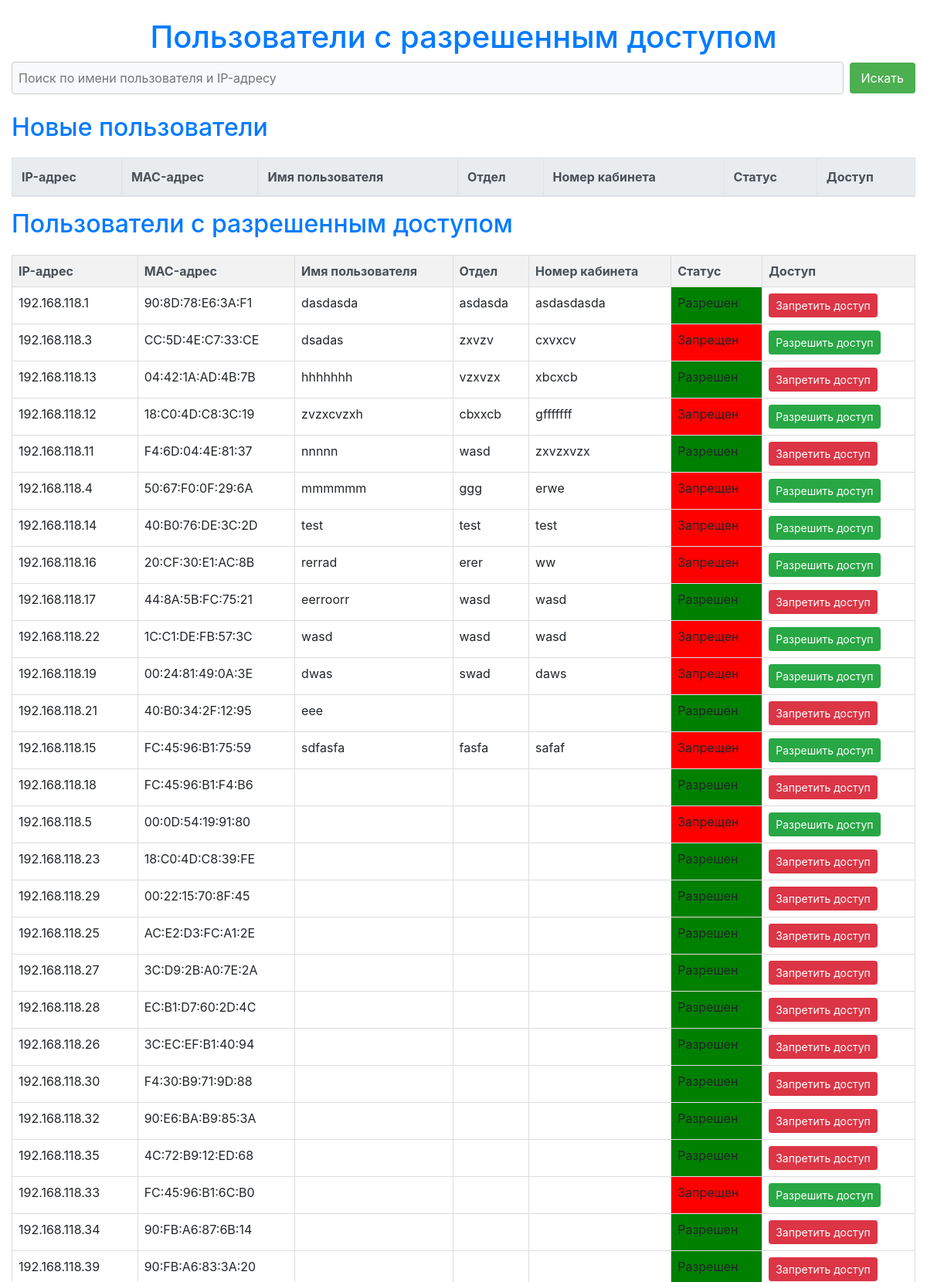
The app's page /users (signed in, upper part) with its own data.
### tables this page shows
CREATE TABLE users (
        id INTEGER PRIMARY KEY AUTOINCREMENT,
        ip_address TEXT,
        mac_address TEXT,
        username TEXT,
        department TEXT,
        number_cabinet TEXT,
        access_allowed BOOLEAN DEFAULT FALSE
    );

### app.py (the view)
@app.route('/users')
@login_required
def users():
    conn = sqlite3.connect('access_control.db')
    cursor = conn.cursor()
    cursor.execute('SELECT ip_address, mac_address, username, department, number_cabinet, access_allowed FROM users')
    users = cursor.fetchall()
    conn.close()
    return render_template('users.html', users=users)

### app.py (called while the page is built)
@login_manager.user_loader
def load_user(user_id):
    return User(user_id)

### templates/users.html (shortened to what this page needs)
<!DOCTYPE html>
<html lang="en">
<head>
    <link rel="stylesheet" type="text/css" href="{{ url_for('static', filename='css/style.css') }}">
    <link rel="stylesheet" type="text/css" href="{{ url_for('static', filename='css/search.css') }}">
    <link rel="stylesheet" type="text/css" href="{{ url_for('static', filename='css/checkbox.css') }}">
    <link rel="stylesheet" href="https://stackpath.bootstrapcdn.com/bootstrap/4.3.1/css/bootstrap.min.css">
</head>
<body>
<div class="container-fluid">
    <div class="row">
        <div class="col-md-12">
            <h1 class="mt-4">Пользователи с разрешенным доступом</h1>
            <div id="searchContainer" class="mb-4">
                <input type="text" id="searchInput" onkeyup="filterUsers()" placeholder="Поиск по имени пользователя и IP-адресу">
                <button id="searchButton" onclick="filterUsers()" class="btn btn-primary">Искать</button>
            </div>
        </div>
    </div>
    <div class="row">
        <div class="col-md-12">
            <h2>Новые пользователи</h2>
            <table id="new_users" class="table table-bordered">
                <thead class="thead-light">
                    <tr>
                        <th>IP-адрес</th>
                        <th>MAC-адрес</th>
                        <th>Имя пользователя</th>
                        <th>Отдел</th>
                        <th>Номер кабинета</th>
                        <th>Статус</th>
                        <th>Доступ</th>
                    </tr>
                </thead>
            </table>
        </div>
    </div>
    <div class="row">
        <div class="col-md-12">
            <h2>Пользователи с разрешенным доступом</h2>
            <table id="usersTable" class="table table-bordered">
                <thead class="thead-light">
                    <tr>
                        <th>IP-адрес</th>
                        <th>MAC-адрес</th>
                        <th>Имя пользователя</th>
                        <th>Отдел</th>
                        <th>Номер кабинета</th>
                        <th>Статус</th>
                        <th>Доступ</th>
                    </tr>
                </thead>
                <tbody>
                    {% for user in users %}
                        <tr>
                            <td>{{ user[0] }}</td>
                            <td>{{ user[1] }}</td>
                            <td data-mac="{{ user[1] }}" contenteditable="true" onblur="saveChanges(this, '{{ user[1] }}', 'username')">{{ user[2] }}</td>
                            <td data-mac="{{ user[1] }}" contenteditable="true" onblur="saveChanges(this, '{{ user[1] }}', 'department')">{{ user[3] }}</td>
                            <td data-mac="{{ user[1] }}" contenteditable="true" onblur="saveChanges(this, '{{ user[1] }}', 'number_cabinet')">{{ user[4] }}</td>
                            <td id="status_{{ user[1] }}" style="background-color: {{ 'green' if user[5] else 'red' }}">
                                {{ "Разрешен" if user[5] is defined and user[5] else "Запрещен" }}
                            </td>
                            <td>
                                <button onclick="toggleAccess('{{ user[1] }}', {{ user[5] }})" class="btn btn-action btn-sm {{ 'btn-danger' if user[5] else 'btn-success' }}">
                                    {{ "Запретить" if user[5] else "Разрешить" }} доступ
                                </button>
                            </td>
                        </tr>
                    {% endfor %}
                </tbody>
            </table>
        </div>
    </div>
</div>
</body>
</html>

### static/css/style.css (style rules this page uses)
body { font-family: 'Segoe UI', Tahoma, Geneva, Verdana, sans-serif; background-color: #f8f9fa; margin: 0; padding: 0; }
h1 { text-align: center; margin-bottom: 30px; color: #007bff; }
input { width: 100%; padding: 12px; margin-bottom: 20px; box-sizing: border-box; border: 1px solid #ced4da; border-radius: 4px; background-color: #f8f9fa; color: #495057; }
button { background-color: #007bff; color: white; padding: 12px 20px; border: none; border-radius: 4px; cursor: pointer; }
body { font-family: 'Arial', sans-serif; background-color: #f8f9fa; }
h1, h2 { color: #007bff; margin-bottom: 20px; }
#searchContainer { margin-bottom: 20px; }
#searchInput { width: 60%; padding: 8px; margin-right: 8px; box-sizing: border-box; }
#searchButton { padding: 8px 16px; }
table { margin-top: 20px; }
th, td { text-align: center; vertical-align: middle; }
th { background-color: #007bff; color: white; }
.btn-action { min-width: 100px; }

### static/css/search.css (style rules this page uses)
table { border-collapse: collapse; width: 100%; }
th, td { border: 1px solid black; padding: 8px; text-align: left; }
th { background-color: #f2f2f2; }
#searchContainer { margin-bottom: 20px; display: flex; justify-content: space-between; align-items: center; }
#searchInput { padding: 8px; border: 1px solid #ccc; border-radius: 4px; flex-grow: 1; }
#searchButton { background-color: #4CAF50; color: white; border: none; padding: 8px 15px; border-radius: 4px; cursor: pointer; }
#newUsersTable, #usersTable { width: 100%; border-collapse: collapse; margin-top: 20px; }
#newUsersTable th, #usersTable th, #newUsersTable td, #usersTable td { border: 1px solid #ddd; padding: 8px; text-align: left; }
#newUsersTable th, #usersTable th { background-color: #f2f2f2; }
#searchContainer { margin-bottom: 20px; }

### records on screen
users: ip_address "192.168.118.1", mac_address "90:8D:78:E6:3A:F1", username "dasdasda", department "asdasda", number_cabinet "asdasdasda", access_allowed "Разрешен", access_allowed "Запретить"
users: ip_address "192.168.118.3", mac_address "CC:5D:4E:C7:33:CE", username "dsadas", department "zxvzv", number_cabinet "cxvxcv", access_allowed "Запрещен", access_allowed "Разрешить"
users: ip_address "192.168.118.13", mac_address "04:42:1A:AD:4B:7B", username "hhhhhhh", department "vzxvzx", number_cabinet "xbcxcb", access_allowed "Разрешен", access_allowed "Запретить"
users: ip_address "192.168.118.12", mac_address "18:C0:4D:C8:3C:19", username "zvzxcvzxh", department "cbxxcb", number_cabinet "gfffffff", access_allowed "Запрещен", access_allowed "Разрешить"
users: ip_address "192.168.118.11", mac_address "F4:6D:04:4E:81:37", username "nnnnn", department "wasd", number_cabinet "zxvzxvzx", access_allowed "Разрешен", access_allowed "Запретить"
users: ip_address "192.168.118.4", mac_address "50:67:F0:0F:29:6A", username "mmmmmm", department "ggg", number_cabinet "erwe", access_allowed "Запрещен", access_allowed "Разрешить"
users: ip_address "192.168.118.14", mac_address "40:B0:76:DE:3C:2D", username "test", department "test", number_cabinet "test", access_allowed "Запрещен", access_allowed "Разрешить"
users: ip_address "192.168.118.16", mac_address "20:CF:30:E1:AC:8B", username "rerrad", department "erer", number_cabinet "ww", access_allowed "Запрещен", access_allowed "Разрешить"
users: ip_address "192.168.118.17", mac_address "44:8A:5B:FC:75:21", username "eerroorr", department "wasd", number_cabinet "wasd", access_allowed "Разрешен", access_allowed "Запретить"
users: ip_address "192.168.118.22", mac_address "1C:C1:DE:FB:57:3C", username "wasd", department "wasd", number_cabinet "wasd", access_allowed "Запрещен", access_allowed "Разрешить"
users: ip_address "192.168.118.19", mac_address "00:24:81:49:0A:3E", username "dwas", department "swad", number_cabinet "daws", access_allowed "Запрещен", access_allowed "Разрешить"
users: ip_address "192.168.118.21", mac_address "40:B0:34:2F:12:95", username "eee", access_allowed "Разрешен", access_allowed "Запретить"
users: ip_address "192.168.118.15", mac_address "FC:45:96:B1:75:59", username "sdfasfa", department "fasfa", number_cabinet "safaf", access_allowed "Запрещен", access_allowed "Разрешить"
users: ip_address "192.168.118.18", mac_address "FC:45:96:B1:F4:B6", access_allowed "Разрешен", access_allowed "Запретить"
users: ip_address "192.168.118.5", mac_address "00:0D:54:19:91:80", access_allowed "Запрещен", access_allowed "Разрешить"
users: ip_address "192.168.118.23", mac_address "18:C0:4D:C8:39:FE", access_allowed "Разрешен", access_allowed "Запретить"
users: ip_address "192.168.118.29", mac_address "00:22:15:70:8F:45", access_allowed "Разрешен", access_allowed "Запретить"
users: ip_address "192.168.118.25", mac_address "AC:E2:D3:FC:A1:2E", access_allowed "Разрешен", access_allowed "Запретить"
users: ip_address "192.168.118.27", mac_address "3C:D9:2B:A0:7E:2A", access_allowed "Разрешен", access_allowed "Запретить"
users: ip_address "192.168.118.28", mac_address "EC:B1:D7:60:2D:4C", access_allowed "Разрешен", access_allowed "Запретить"
users: ip_address "192.168.118.26", mac_address "3C:EC:EF:B1:40:94", access_allowed "Разрешен", access_allowed "Запретить"
users: ip_address "192.168.118.30", mac_address "F4:30:B9:71:9D:88", access_allowed "Разрешен", access_allowed "Запретить"
users: ip_address "192.168.118.32", mac_address "90:E6:BA:B9:85:3A", access_allowed "Разрешен", access_allowed "Запретить"
users: ip_address "192.168.118.35", mac_address "4C:72:B9:12:ED:68", access_allowed "Разрешен", access_allowed "Запретить"
users: ip_address "192.168.118.33", mac_address "FC:45:96:B1:6C:B0", access_allowed "Запрещен", access_allowed "Разрешить"
users: ip_address "192.168.118.34", mac_address "90:FB:A6:87:6B:14", access_allowed "Разрешен", access_allowed "Запретить"
users: ip_address "192.168.118.39", mac_address "90:FB:A6:83:3A:20", access_allowed "Разрешен", access_allowed "Запретить"
